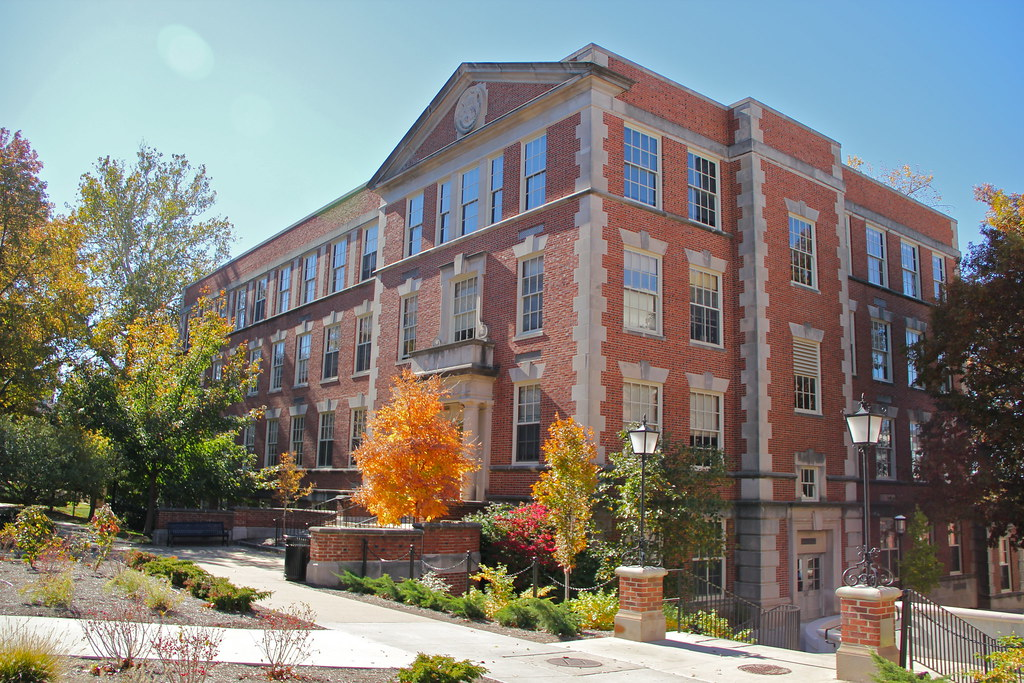
#> input picture building.jpg, 1024 x 683 px
$ jupyter execute main.ipynb
#> lines starting #> are read from the running program, lines starting #| are printed output that depends on the picture
[cell 1]
from PIL import Image
import numpy as np
import matplotlib.pyplot as plt

def ReadImage(image_path: str, resize: float = 1.0) -> tuple[np.ndarray,
                                                             np.ndarray]:
    # Read in image as RGB just to show
#> called with image_path = 'building.jpg', resize = 0.5
    image_rgb = Image.open(image_path)
#> image_rgb is the input picture: PIL image 1024x683 RGB; mean R, G, B 130.3, 128.4, 122.9

    # Resize RGB image
    w = int(image_rgb.width * resize)
#> w = 512
    h = int(image_rgb.height * resize)
#> h = 341
    image_rgb = image_rgb.resize((w, h))
#> image_rgb: PIL image 512x341 RGB
    display(image_rgb)
    image_rgb = np.array(image_rgb)

    # Read in image as grayscale for operations
    image = Image.open(image_path).convert('L')
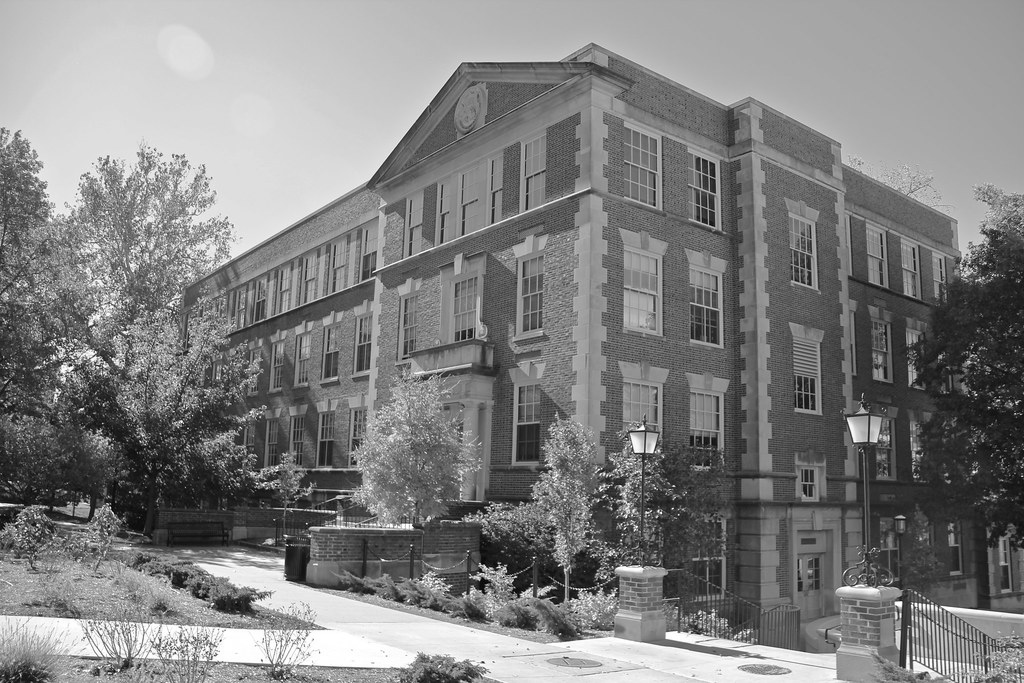
#> image: PIL image 1024x683 L; min 1, max 255, mean 128.4

    # Resize gray image
    image = image.resize((w, h))
#> image: PIL image 512x341 L

    # Show gray image
    display(image)

    # Store as array
    image = np.array(image)

    print(f'Read in {image_path}. Shape: {image.shape}')
#| Read in building.jpg. Shape: (341, 512)
    width = image.shape[1]
#> width = 512
    height = image.shape[0]
#> height = 341
    Image.fromarray(image)

    return image, image_rgb

[cell 2]
building, building_rgb = ReadImage('building.jpg', 0.5)
zebra = ReadImage('zebra.jpg', 0.5)
#> call 2 of ReadImage, with image_path = 'zebra.jpg', resize = 0.5
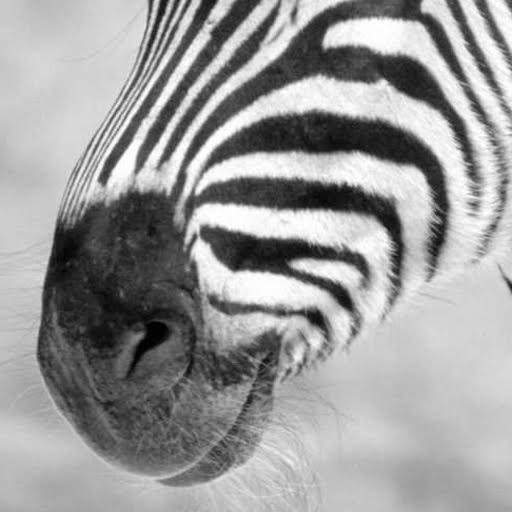
#> input picture zebra.jpg, 512 x 512 px
#> in ReadImage, image_rgb is the input picture: PIL image 512x512 RGB; min 0, max 255, mean 154.8
#> in ReadImage (call 2), `image_rgb = image_rgb.resize((w, h))`:
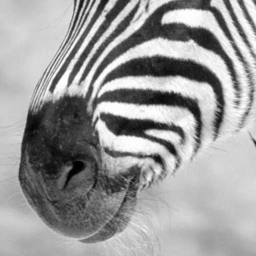
#> image_rgb: PIL image 256x256 RGB; min 0, max 255, mean 154.8
#| Read in zebra.jpg. Shape: (256, 256)

[cell 3]
import skimage.transform as transform

angle = 120
scale = 2
translation = (300, -700)
shear = (2, 1)

building_rgb_rotate = transform.rotate(building_rgb, angle, True)
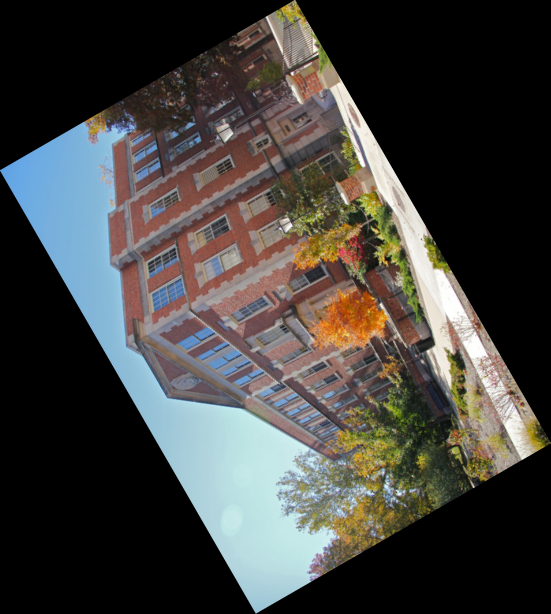
#> building_rgb_rotate: shape (614, 551, 3) float64; mean R, G, B 0.264, 0.26, 0.249
plt.figure()
plt.xticks([])
plt.yticks([])
plt.imshow(building_rgb_rotate)

tform_sim = transform.SimilarityTransform(scale=scale, rotation=angle, translation=translation)
building_rgb_sim = transform.warp(building_rgb, tform_sim, output_shape=(1000,1000))
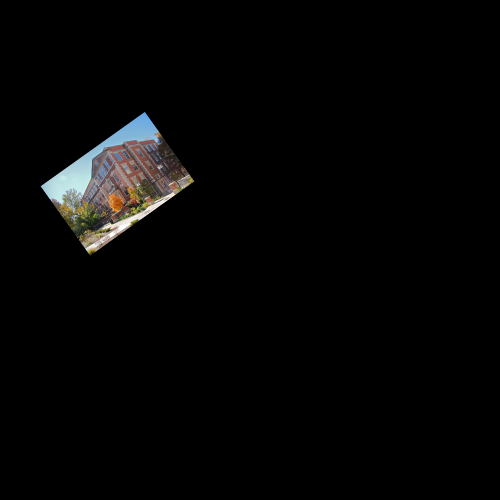
#> building_rgb_sim: shape (1000, 1000, 3) float64 (shown at 1/2 size); mean R, G, B 0.0223, 0.022, 0.021
plt.figure()
plt.xticks([])
plt.yticks([])
plt.imshow(building_rgb_sim)

tform_aff = transform.AffineTransform(scale=shear, rotation=angle, translation=translation)
building_rgb_aff = transform.warp(building_rgb, tform_aff, output_shape=(1000,1000))
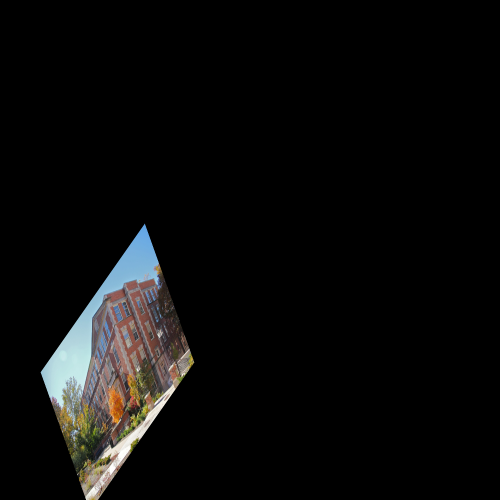
#> building_rgb_aff: shape (1000, 1000, 3) float64 (shown at 1/2 size); mean R, G, B 0.0445, 0.0438, 0.042
plt.figure()
plt.xticks([])
plt.yticks([])
plt.imshow(building_rgb_aff)

projective_matrix = np.array([[0.5, 2, -1500],
                              [0, 0.5, -50],
                              [0, 0, 1]])
tform_pro = transform.ProjectiveTransform(projective_matrix)
building_rgb_pro = transform.warp(building_rgb, tform_pro, output_shape=(1500,3500))
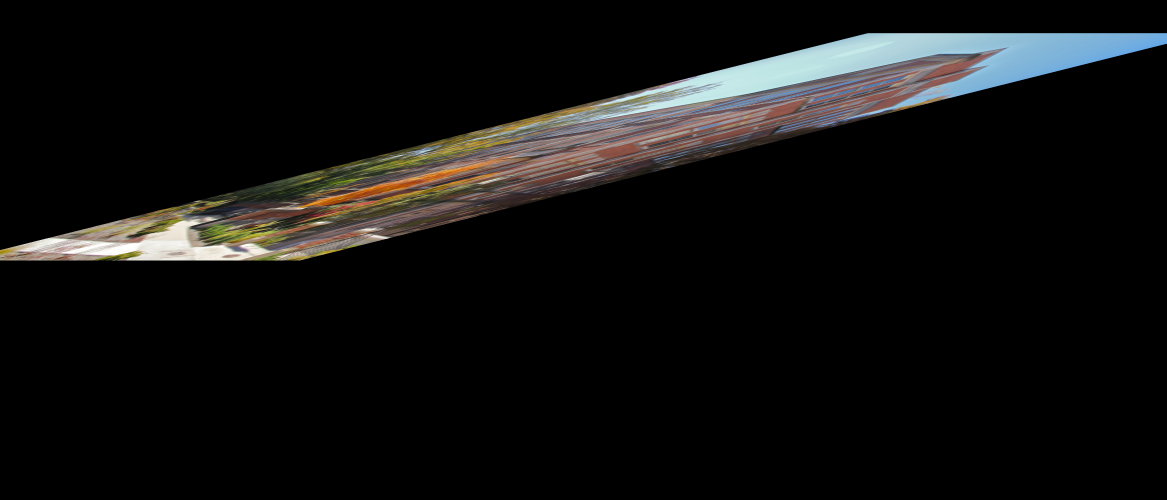
#> building_rgb_pro: shape (1500, 3500, 3) float64 (shown at 1/3 size); mean R, G, B 0.0676, 0.0666, 0.0637
building_rgb_pro_inv = transform.warp(building_rgb_pro, tform_pro.inverse)
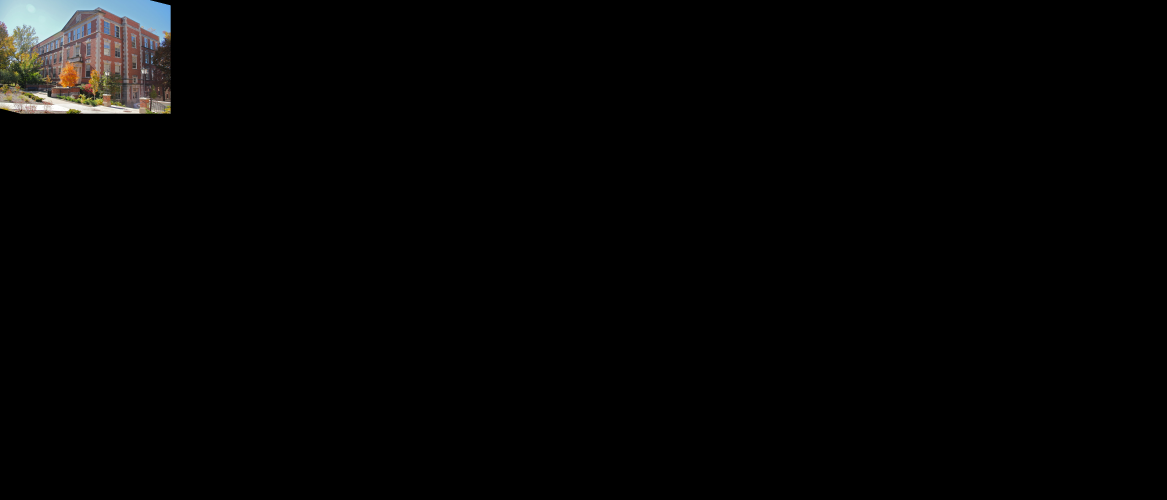
#> building_rgb_pro_inv: shape (1500, 3500, 3) float64 (shown at 1/3 size); mean R, G, B 0.0169, 0.0166, 0.0159
plt.figure()
plt.xticks([])
plt.yticks([])
plt.imshow(building_rgb_pro)

plt.figure()
plt.xticks([])
plt.yticks([])
plt.imshow(building_rgb_pro_inv)
